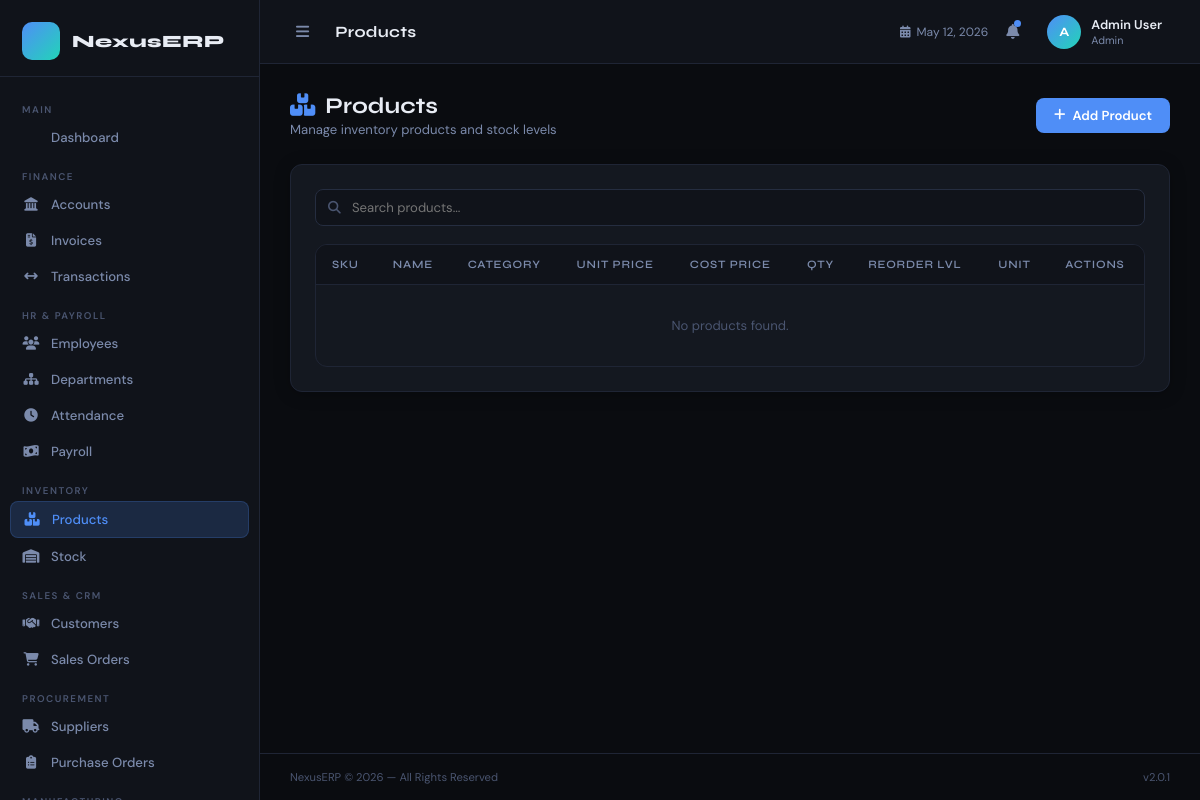
The page /modules/inventory/products.php (signed in) on the database its author committed.
### tables this page shows
CREATE TABLE IF NOT EXISTS users (
    id INT AUTO_INCREMENT PRIMARY KEY,
    name VARCHAR(100) NOT NULL,
    email VARCHAR(150) UNIQUE NOT NULL,
    password VARCHAR(255) NOT NULL,
    role ENUM('admin','manager','staff') DEFAULT 'staff',
    avatar VARCHAR(255),
    status ENUM('active','inactive') DEFAULT 'active',
    created_at TIMESTAMP DEFAULT CURRENT_TIMESTAMP
);

### includes/auth.php (called while the page is built, shortened)
<?php
function currentUser() {
    $db = getDB();
    $id = (int)$_SESSION['user_id'];
    $r = $db->query("SELECT id, name, email, role FROM users WHERE id = $id");
    return $r->fetch_assoc();
}
function sanitize($val) {
    return htmlspecialchars(strip_tags(trim($val)));
}
?>

### modules/inventory/products.php (the view, shortened to what this page needs)
<?php
require_once __DIR__ . '/../../includes/header.php';
$db = getDB();
$products = $db->query("SELECT p.*, c.name as cat_name FROM products p LEFT JOIN categories c ON p.category_id=c.id WHERE p.status='active' ORDER BY p.created_at DESC")->fetch_all(MYSQLI_ASSOC);
?>
<div class="page-header">
  <div>
    <h1><i class="fa fa-boxes-stacked" style="margin-right:10px;color:var(--accent)"></i>Products</h1>
    <p>Manage inventory products and stock levels</p>
  </div>
  <button class="btn btn-primary" onclick="openModal('productModal')">
    <i class="fa fa-plus"></i> Add Product
  </button>
</div>
<div class="card">
  <div class="search-bar">
    <div class="search-input-wrap">
      <i class="fa fa-search"></i>
      <input type="text" placeholder="Search products..." oninput="filterTable('prodSearch','prodTable')" id="prodSearch">
    </div>
  </div>
  <div class="table-wrap">
    <table id="prodTable">
      <thead>
        <tr><th>SKU</th><th>Name</th><th>Category</th><th>Unit Price</th><th>Cost Price</th><th>Qty</th><th>Reorder Lvl</th><th>Unit</th><th>Actions</th></tr>
      </thead>
      <tbody>
      <?php if (empty($products)): ?>
      <tr><td colspan="9" style="text-align:center;color:var(--text-muted);padding:32px;">No products found.</td></tr>
      <?php endif; ?>
      </tbody>
    </table>
  </div>
</div>
<?php require_once __DIR__ . '/../../includes/footer.php'; ?>

### includes/header.php (shortened to what this page needs)
<?php
require_once __DIR__ . '/auth.php';
$user = currentUser();
$currentPage = basename($_SERVER['PHP_SELF'], '.php');
?>
<!DOCTYPE html>
<html lang="en">
<head>
<link rel="stylesheet" href="/erp/assets/css/main.css">
<link rel="stylesheet" href="https://cdnjs.cloudflare.com/ajax/libs/font-awesome/6.5.0/css/all.min.css">
</head>
<body>
<div class="erp-shell">
  <aside class="sidebar" id="sidebar">
    <div class="sidebar-brand">
      <div class="brand-icon"><i class="fa fa-hexagon-nodes"></i></div>
      <span class="brand-name">NexusERP</span>
    </div>
    <nav class="sidebar-nav">
      <div class="nav-section-label">Main</div>
      <a href="/erp/index.php" class="nav-item <?= $currentPage==='index'?'active':'' ?>">
        <i class="fa fa-grid-2"></i><span>Dashboard</span>
      </a>
      <div class="nav-section-label">Finance</div>
      <a href="/erp/modules/finance/accounts.php" class="nav-item <?= $currentPage==='accounts'?'active':'' ?>">
        <i class="fa fa-landmark"></i><span>Accounts</span>
      </a>
      <a href="/erp/modules/finance/invoices.php" class="nav-item <?= $currentPage==='invoices'?'active':'' ?>">
        <i class="fa fa-file-invoice-dollar"></i><span>Invoices</span>
      </a>
      <a href="/erp/modules/finance/transactions.php" class="nav-item <?= $currentPage==='transactions'?'active':'' ?>">
        <i class="fa fa-arrows-left-right"></i><span>Transactions</span>
      </a>
      <div class="nav-section-label">HR & Payroll</div>
      <a href="/erp/modules/hr/employees.php" class="nav-item <?= $currentPage==='employees'?'active':'' ?>">
        <i class="fa fa-users"></i><span>Employees</span>
      </a>
      <a href="/erp/modules/hr/departments.php" class="nav-item <?= $currentPage==='departments'?'active':'' ?>">
        <i class="fa fa-sitemap"></i><span>Departments</span>
      </a>
      <a href="/erp/modules/hr/attendance.php" class="nav-item <?= $currentPage==='attendance'?'active':'' ?>">
        <i class="fa fa-clock"></i><span>Attendance</span>
      </a>
      <a href="/erp/modules/hr/payroll.php" class="nav-item <?= $currentPage==='payroll'?'active':'' ?>">
        <i class="fa fa-money-bill-wave"></i><span>Payroll</span>
      </a>
      <div class="nav-section-label">Inventory</div>
      <a href="/erp/modules/inventory/products.php" class="nav-item <?= $currentPage==='products'?'active':'' ?>">
        <i class="fa fa-boxes-stacked"></i><span>Products</span>
      </a>
      <a href="/erp/modules/inventory/stock.php" class="nav-item <?= $currentPage==='stock'?'active':'' ?>">
        <i class="fa fa-warehouse"></i><span>Stock</span>
      </a>
      <div class="nav-section-label">Sales & CRM</div>
      <a href="/erp/modules/sales/customers.php" class="nav-item <?= $currentPage==='customers'?'active':'' ?>">
        <i class="fa fa-handshake"></i><span>Customers</span>
      </a>
      <a href="/erp/modules/sales/orders.php" class="nav-item <?= $currentPage==='orders'?'active':'' ?>">
        <i class="fa fa-cart-shopping"></i><span>Sales Orders</span>
      </a>
      <div class="nav-section-label">Procurement</div>
      <a href="/erp/modules/purchasing/suppliers.php" class="nav-item <?= $currentPage==='suppliers'?'active':'' ?>">
        <i class="fa fa-truck"></i><span>Suppliers</span>
      </a>
      <a href="/erp/modules/purchasing/purchase_orders.php" class="nav-item <?= $currentPage==='purchase_orders'?'active':'' ?>">
        <i class="fa fa-clipboard-list"></i><span>Purchase Orders</span>
      </a>
      <div class="nav-section-label">Manufacturing</div>
    </nav>
  </aside>
  <div class="main-area">
    <header class="topbar">
      <div class="topbar-left">
        <button class="sidebar-toggle" onclick="document.getElementById('sidebar').classList.toggle('collapsed')">
          <i class="fa fa-bars"></i>
        </button>
        <div class="page-title"><?= ucwords(str_replace('_',' ',$currentPage)) ?></div>
      </div>
      <div class="topbar-right">
        <div class="topbar-date"><i class="fa fa-calendar-days"></i><?= date('M d, Y') ?></div>
        <div class="notif-btn"><i class="fa fa-bell"></i><span class="notif-dot"></span></div>
        <div class="user-badge">
          <div class="user-avatar"><?= strtoupper(substr($user['name'],0,1)) ?></div>
          <div class="user-info">
            <span class="user-name"><?= sanitize($user['name']) ?></span>
            <span class="user-role"><?= ucfirst($user['role']) ?></span>
          </div>
        </div>
      </div>
    </header>
    <main class="page-content">

### rows shown on the page
users: name "A", name "Admin User", role "Admin"

### other values the page prints
str_replace('_',' ',$currentPage) "Products"
